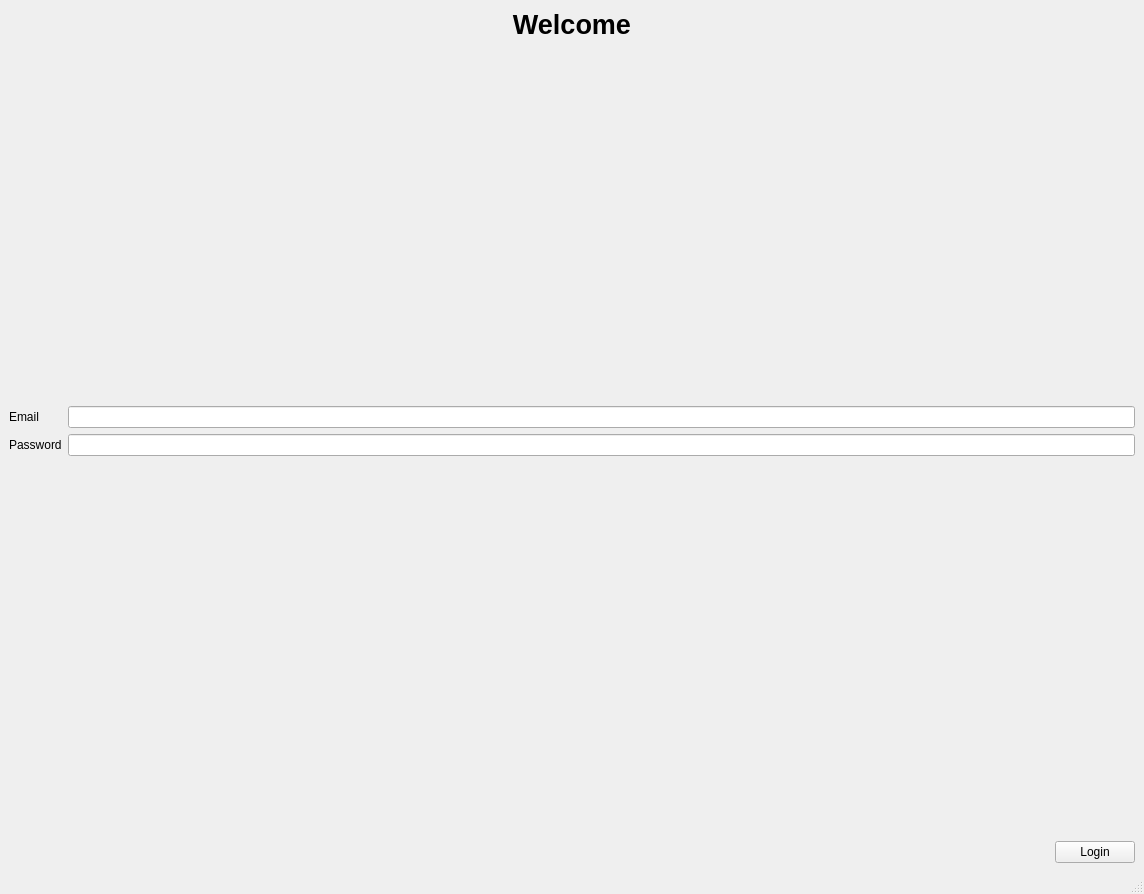
<?xml version="1.0" encoding="UTF-8"?>
<ui version="4.0">
 <class>MainWindow</class>
 <widget class="QMainWindow" name="MainWindow">
  <property name="geometry">
   <rect>
    <x>0</x>
    <y>0</y>
    <width>1144</width>
    <height>894</height>
   </rect>
  </property>
  <property name="windowTitle">
   <string>MainWindow</string>
  </property>
  <widget class="QWidget" name="centralwidget">
   <layout class="QHBoxLayout" name="horizontalLayout_2">
    <item>
     <layout class="QVBoxLayout" name="verticalLayout">
      <property name="sizeConstraint">
       <enum>QLayout::SetDefaultConstraint</enum>
      </property>
      <item>
       <widget class="QLabel" name="label">
        <property name="font">
         <font>
          <pointsize>20</pointsize>
          <bold>true</bold>
         </font>
        </property>
        <property name="text">
         <string>Welcome</string>
        </property>
        <property name="alignment">
         <set>Qt::AlignCenter</set>
        </property>
       </widget>
      </item>
      <item>
       <spacer name="verticalSpacer">
        <property name="orientation">
         <enum>Qt::Vertical</enum>
        </property>
        <property name="sizeHint" stdset="0">
         <size>
          <width>20</width>
          <height>40</height>
         </size>
        </property>
       </spacer>
      </item>
      <item>
       <layout class="QFormLayout" name="formLayout">
        <item row="0" column="0">
         <widget class="QLabel" name="emailLabel">
          <property name="text">
           <string>Email</string>
          </property>
         </widget>
        </item>
        <item row="0" column="1">
         <widget class="QLineEdit" name="emailLineEdit"/>
        </item>
        <item row="1" column="0">
         <widget class="QLabel" name="passwordLabel">
          <property name="text">
           <string>Password</string>
          </property>
         </widget>
        </item>
        <item row="1" column="1">
         <widget class="QLineEdit" name="passwordLineEdit"/>
        </item>
        <item row="2" column="1">
         <widget class="QLabel" name="validationLabel">
          <property name="text">
           <string/>
          </property>
         </widget>
        </item>
       </layout>
      </item>
      <item>
       <spacer name="verticalSpacer_2">
        <property name="orientation">
         <enum>Qt::Vertical</enum>
        </property>
        <property name="sizeHint" stdset="0">
         <size>
          <width>20</width>
          <height>40</height>
         </size>
        </property>
       </spacer>
      </item>
      <item>
       <layout class="QHBoxLayout" name="horizontalLayout">
        <item>
         <spacer name="horizontalSpacer">
          <property name="orientation">
           <enum>Qt::Horizontal</enum>
          </property>
          <property name="sizeHint" stdset="0">
           <size>
            <width>40</width>
            <height>20</height>
           </size>
          </property>
         </spacer>
        </item>
        <item>
         <widget class="QPushButton" name="loginButton">
          <property name="text">
           <string>Login</string>
          </property>
         </widget>
        </item>
       </layout>
      </item>
     </layout>
    </item>
   </layout>
  </widget>
  <widget class="QStatusBar" name="statusbar"/>
 </widget>
 <resources/>
 <connections/>
</ui>
